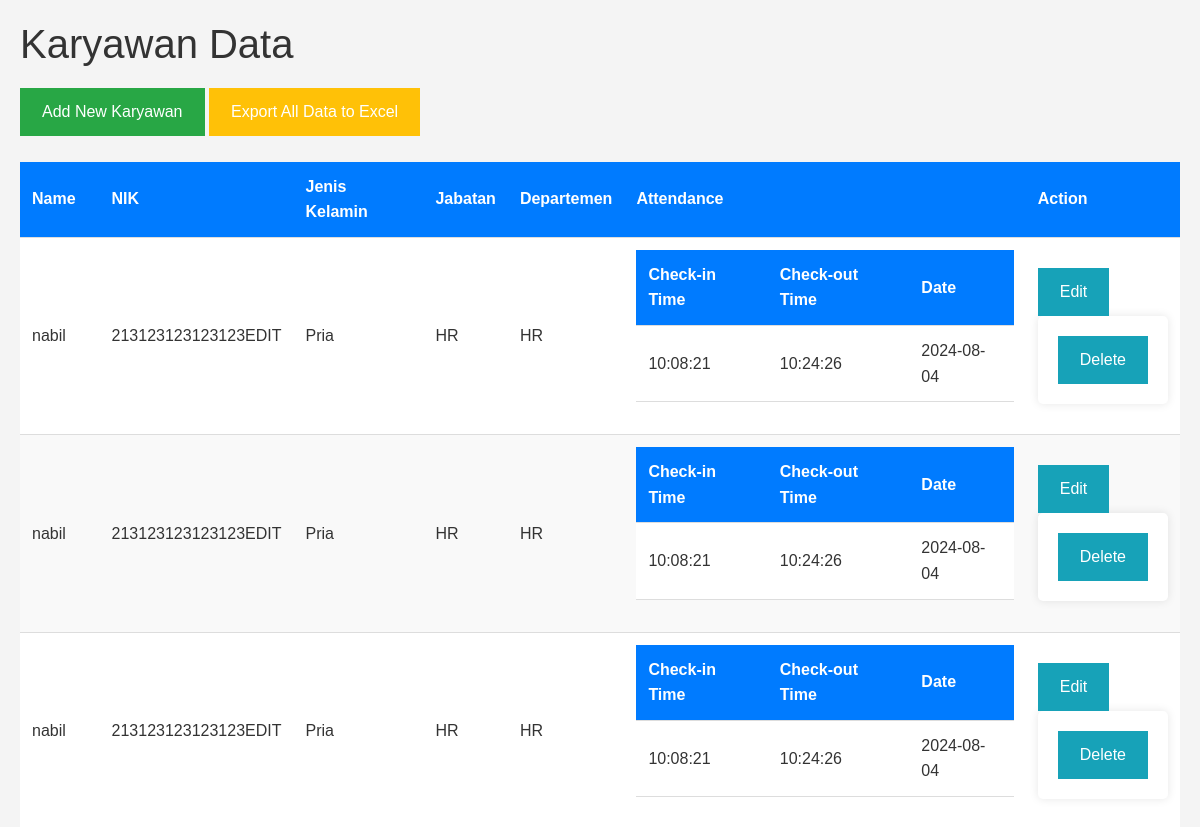
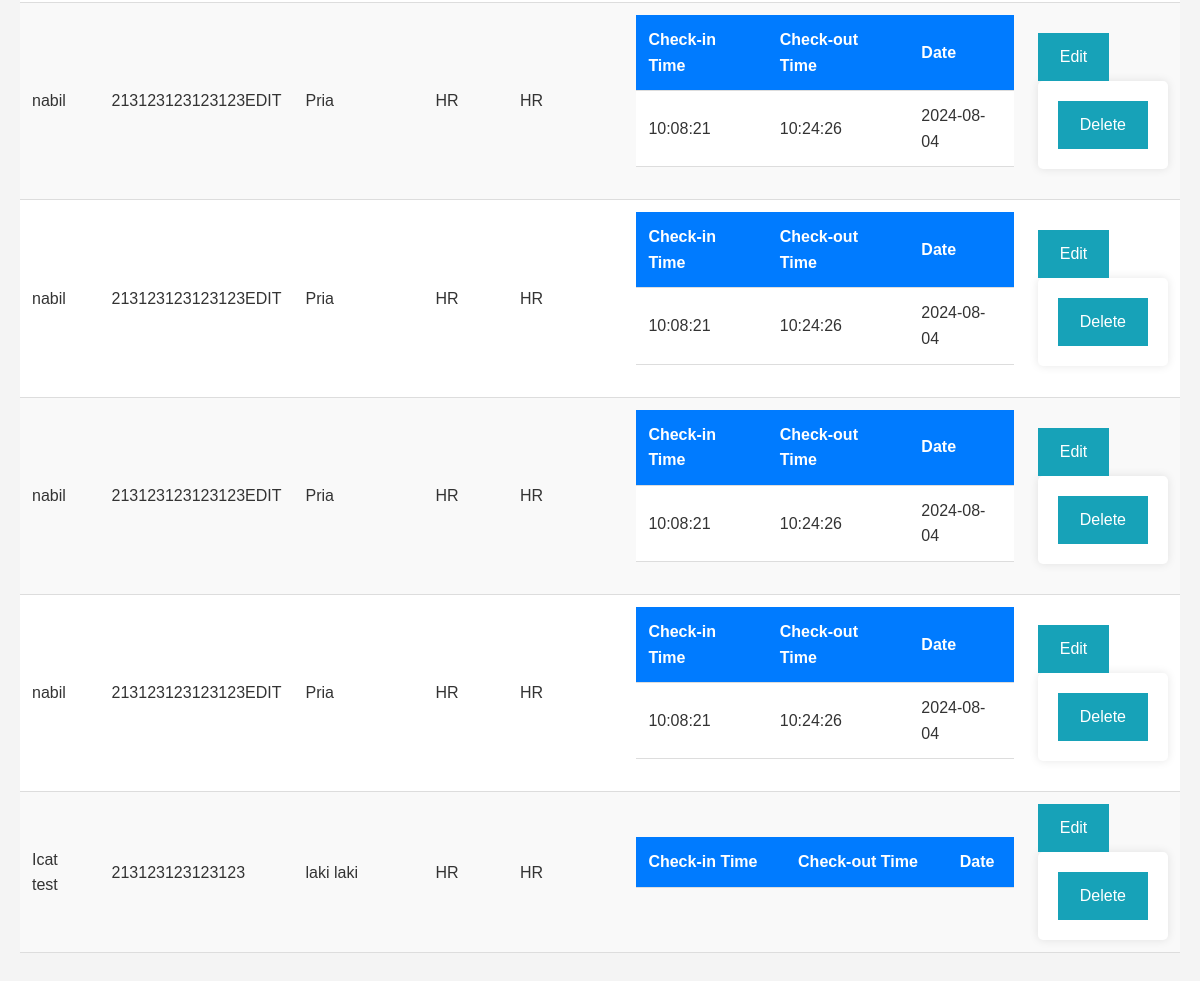
The app's page /karyawan, older data (2 pictures, top to bottom).
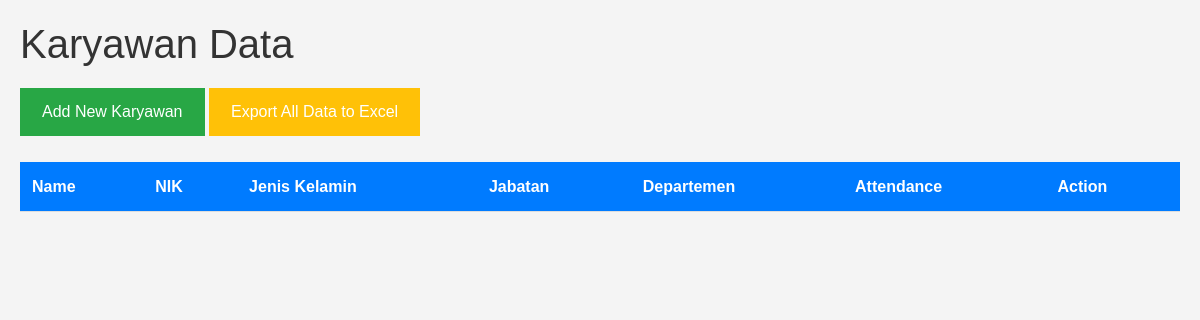
The same page, newer data.
### tables this page shows
CREATE TABLE karyawan (
                id INTEGER PRIMARY KEY AUTOINCREMENT,
                name TEXT NOT NULL,
                nik TEXT NOT NULL,
                jenis_kelamin TEXT NOT NULL,
                jabatan TEXT NOT NULL,
                departemen TEXT NOT NULL
            );

### app.py (the view)
@app.route('/karyawan')
def karyawan():
    karyawan_conn = get_karyawan_db_connection()
    karyawan_data = karyawan_conn.execute('SELECT * FROM karyawan').fetchall()
    karyawan_conn.close()
    attendance_conn = get_attendance_db_connection()
    attendance_data = attendance_conn.execute('SELECT * FROM attendance').fetchall()
    attendance_conn.close()
    combined_data = []
    for karyawan in karyawan_data:
        attendances = [att for att in attendance_data if att['name'] == karyawan['name']]
        combined_data.append({
            'karyawan': karyawan,
            'attendances': attendances
        })
    return render_template('karyawan.html', combined_data=combined_data)

### app.py (called while the page is built)
def get_karyawan_db_connection():
    conn = sqlite3.connect('karyawan.db')
    conn.row_factory = sqlite3.Row
    return conn

def get_attendance_db_connection():
    conn = sqlite3.connect('attendance.db')
    conn.row_factory = sqlite3.Row
    return conn

### templates/karyawan.html (shortened to what this page needs)
<!DOCTYPE html>
<html lang="en">
<head>
    <link href="https://cdn.jsdelivr.net/npm/bootstrap@5.3.1/dist/css/bootstrap.min.css" rel="stylesheet">
</head>
<body>
    <h1>Karyawan Data</h1>
    <a href="{{ url_for('add_karyawan') }}" class="btn btn-add">Add New Karyawan</a>
    <a href="{{ url_for('export_all') }}" class="btn btn-export">Export All Data to Excel</a>
    <br><br>
    <table>
        <thead>
            <tr>
                <th>Name</th>
                <th>NIK</th>
                <th>Jenis Kelamin</th>
                <th>Jabatan</th>
                <th>Departemen</th>
                <th>Attendance</th>
                <th>Action</th>
            </tr>
        </thead>
        <tbody>
            {% for item in combined_data %}
            <tr>
                <td>{{ item.karyawan['name'] }}</td>
                <td>{{ item.karyawan['nik'] }}</td>
                <td>{{ item.karyawan['jenis_kelamin'] }}</td>
                <td>{{ item.karyawan['jabatan'] }}</td>
                <td>{{ item.karyawan['departemen'] }}</td>
                <td>
                    <table>
                        <thead>
                            <tr>
                                <th>Check-in Time</th>
                                <th>Check-out Time</th>
                                <th>Date</th>
                            </tr>
                        </thead>
                        <tbody>
                            {% for att in item.attendances %}
                            <tr>
                                <td>{{ att['checkin_time'] }}</td>
                                <td>{{ att['checkout_time'] }}</td>
                                <td>{{ att['date'] }}</td>
                            </tr>
                            {% endfor %}
                        </tbody>
                    </table>
                </td>
                <td>
                    <a href="{{ url_for('edit_karyawan', name=item.karyawan['name']) }}" class="btn btn-edit">Edit</a>
                    <form action="{{ url_for('delete_karyawan', name=item.karyawan['name']) }}" method="post">
                        <button type="submit" class="btn btn-edit">Delete</button>
                    </form>
                </td>
            </tr>
            {% endfor %}
        </tbody>
    </table>
</body>
</html>

### templates/karyawan.html (style rules this page uses)
* { margin: 0; padding: 0; box-sizing: border-box; }
body { font-family: Arial, sans-serif; line-height: 1.6; background-color: #f4f4f4; color: #333; padding: 20px; }
h1 { color: #333; margin-bottom: 20px; }
a { color: #007bff; text-decoration: none; }
table { width: 100%; border-collapse: collapse; margin-bottom: 20px; background: #fff; }
th, td { padding: 12px; text-align: left; border-bottom: 1px solid #ddd; }
th { background-color: #007bff; color: white; }
button, .btn { background-color: #007bff; color: white; border: 2px solid #007bff; padding: 10px 20px; border-radius: 0; cursor: pointer; font-size: 16px; text-align: center; display: inline-block; text-decoration: none; transition: background-color 0.3s ease, border-color 0.3s ease; }
.btn-add { background-color: #28a745; border-color: #28a745; }
.btn-export { background-color: #ffc107; border-color: #ffc107; }

Row changes from the older to the newer data that the page shows:
removed karyawan: karyawan.name "nabil", karyawan.nik "213123123123123EDIT", karyawan.jenis_kelamin "Pria", karyawan.jabatan "HR", karyawan.departemen "HR"
removed karyawan: karyawan.name "nabil", karyawan.nik "213123123123123EDIT", karyawan.jenis_kelamin "Pria", karyawan.jabatan "HR", karyawan.departemen "HR"
removed karyawan: karyawan.name "nabil", karyawan.nik "213123123123123EDIT", karyawan.jenis_kelamin "Pria", karyawan.jabatan "HR", karyawan.departemen "HR"
removed karyawan: karyawan.name "nabil", karyawan.nik "213123123123123EDIT", karyawan.jenis_kelamin "Pria", karyawan.jabatan "HR", karyawan.departemen "HR"
removed karyawan: karyawan.name "nabil", karyawan.nik "213123123123123EDIT", karyawan.jenis_kelamin "Pria", karyawan.jabatan "HR", karyawan.departemen "HR"
removed karyawan: karyawan.name "nabil", karyawan.nik "213123123123123EDIT", karyawan.jenis_kelamin "Pria", karyawan.jabatan "HR", karyawan.departemen "HR"
removed karyawan: karyawan.name "nabil", karyawan.nik "213123123123123EDIT", karyawan.jenis_kelamin "Pria", karyawan.jabatan "HR", karyawan.departemen "HR"
removed karyawan: karyawan.name "Icat test", karyawan.nik "213123123123123", karyawan.jenis_kelamin "laki laki", karyawan.jabatan "HR", karyawan.departemen "HR"
Text that changed along with them:
list line gone: "Check-in Time Check-out Time Date 10:08:21 10:24:26 2024-08-04 Edit Delete"
list line gone: "Check-in Time Check-out Time Date Edit Delete"
